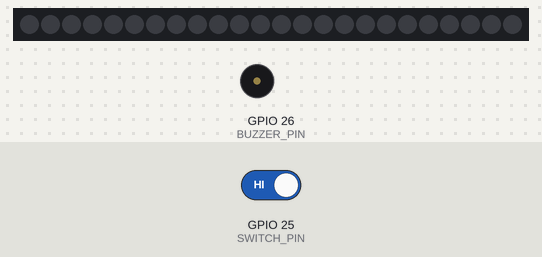
The sketch below on a simulated ESP32. On the bench: 24 RGB LEDs in strip order, left to right, buzzer (waves = sounding, pin HIGH). The test bench sets the inputs (shaded band); at power-on: GPIO 25 (SWITCH_PIN) HIGH. WiFi joins after 1.5 s; servers stay silent unless stated; uploads are accepted with an empty reply; what the sketch prints to the serial monitor is not drawn.

Above: at 2.7 s.
2.8 s: GPIO 25 (SWITCH_PIN) driven LOW
At 8.9 s:
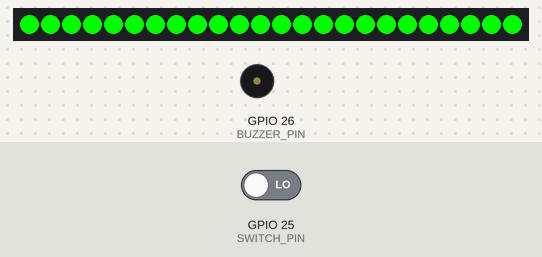
9.2 s: GPIO 25 (SWITCH_PIN) driven HIGH
At 12.9 s:
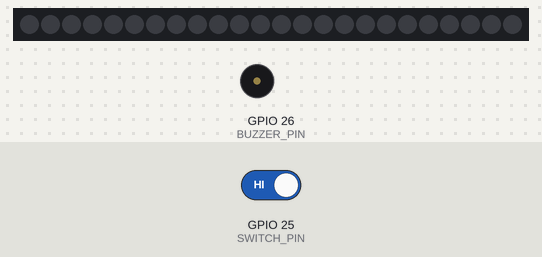
Timing chart, 0 to 14.4 s (numbered marks = the images above; inputs shaded):
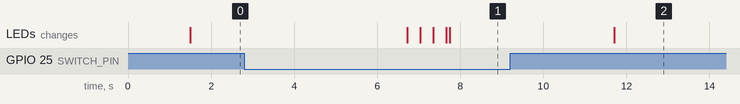

Measured:
- after the input at 2.8 s, the LEDs: first change after 3.9 s (image 1 shows a later state)
- after the input at 9.2 s, the LEDs: change after 2.5 s (image 2)

The sketch:

CGMDESKBUDDY.ino
```cpp
#include <WiFi.h>
#include <WiFiClientSecure.h>
#include <HTTPClient.h>
#include <Adafruit_NeoPixel.h>
#include <ArduinoJson.h>

#define LED_PIN        27      // left side GPIO, full io
#define BUZZER_PIN     26      // left side GPIO, full io
#define SWITCH_PIN     25      // manual on/off switch
#define NUM_LEDS       24
#define TEST_MODE      false   // toggle test mode on/off
#define TEST_INTERVAL  2000    // ms between test values in TEST_MODE
#define LIVE_INTERVAL  5000    // ms between live fetches when TEST_MODE is false

Adafruit_NeoPixel strip(NUM_LEDS, LED_PIN, NEO_GRB + NEO_KHZ800);

const char* ssid          = "WIFINAME";
const char* password      = "WIFIPASSWORD";
const char* nightscoutURL = "(COPY AND PASTE ENTIRE NIGHTSCOUT LINK HERE, GET RID OF BRACKETS)api/v1/entries.json?count=1";

unsigned long lastCheckTime = 0;
uint8_t rPrev = 0, gPrev = 0, bPrev = 0;

// test values to hit every colour band
float testMMOLs[] = {2.8, 3.8, 4.5, 6.0, 8.0, 12.0, 16.0, 19.0};
int testIndex = 0;

void setup() {
  Serial.begin(115200);

  if (!TEST_MODE) {
    WiFi.begin(ssid, password);
    Serial.print("Connecting to wifi");
    while (WiFi.status() != WL_CONNECTED) {
      delay(500);
      Serial.print(",");
    }
    Serial.println("\nWifi connected");
  } else {
    Serial.println("TEST_MODE active, skipping wifi");
  }

  pinMode(BUZZER_PIN, OUTPUT);
  pinMode(SWITCH_PIN, INPUT_PULLUP);

  strip.begin();
  strip.show();  // all off

  // force first cycle immediately
  lastCheckTime = millis() - (TEST_MODE ? TEST_INTERVAL : LIVE_INTERVAL);
}

void loop() {
  unsigned long now = millis();
  unsigned long interval = TEST_MODE ? TEST_INTERVAL : LIVE_INTERVAL;

  if (now - lastCheckTime >= interval) {
    float mmol = TEST_MODE ? getTestMMOL() : getLatestGlucose();
    Serial.print("Glucose mmol/L, ");
    Serial.println(mmol, 1);

    bool switchOff      = digitalRead(SWITCH_PIN) == HIGH;
    bool isCriticalLow  = mmol < 3.5;
    bool isCriticalHigh = mmol > 18.0;

    uint8_t rNew, gNew, bNew;
    getColourForMMOL(mmol, rNew, gNew, bNew);

    // unified logic: if switch is off, only allow critical flashes
    if (!switchOff || isCriticalLow || isCriticalHigh) {
      if (isCriticalLow) {
        flashRedEmergency();
      }
      else if (isCriticalHigh) {
        flashMagentaEmergency();
      }
      else {
        fadeToColour(rPrev, gPrev, bPrev, rNew, gNew, bNew, 1000);
        rPrev = rNew; gPrev = gNew; bPrev = bNew;
      }
    } else {
      turnOffLeds();
    }

    lastCheckTime = now;
  }
}

void turnOffLeds() {
  for (int i = 0; i < NUM_LEDS; i++) strip.setPixelColor(i, 0, 0, 0);
  strip.show();
}

void setAllPixels(uint8_t r, uint8_t g, uint8_t b) {
  for (int i = 0; i < NUM_LEDS; i++) strip.setPixelColor(i, r, g, b);
}

void fadeToColour(uint8_t r1, uint8_t g1, uint8_t b1,
                  uint8_t r2, uint8_t g2, uint8_t b2,
                  int duration) {
  for (int i = 0; i <= 50; i++) {
    uint8_t r = r1 + (r2 - r1) * i / 50;
    uint8_t g = g1 + (g2 - g1) * i / 50;
    uint8_t b = b1 + (b2 - b1) * i / 50;
    setAllPixels(r, g, b);
    strip.show();
    delay(duration / 50);
  }
}

void flashRedEmergency() {
  for (int i = 0; i < 6; i++) {
    setAllPixels(255, 0, 0);
    strip.show();
    tone(BUZZER_PIN, 2000);
    delay(250);
    noTone(BUZZER_PIN);
    turnOffLeds();
    delay(250);
  }
}

void flashMagentaEmergency() {
  for (int i = 0; i < 6; i++) {
    setAllPixels(255, 0, 255);
    strip.show();
    tone(BUZZER_PIN, 2000);
    delay(250);
    noTone(BUZZER_PIN);
    turnOffLeds();
    delay(250);
  }
}

void getColourForMMOL(float mmol, uint8_t &r, uint8_t &g, uint8_t &b) {
  if (mmol < 3.5)        { r = 255; g = 0;   b = 0;   }
  else if (mmol < 4.0)   { r = 255; g = 165; b = 0;   }
  else if (mmol < 5.0)   { r = 255; g = 255; b = 0;   }
  else if (mmol < 8.0)   { r = 0;   g = 255; b = 0;   }
  else if (mmol < 10.0)  { r = 0;   g = 255; b = 255; }
  else if (mmol < 14.0)  { r = 0;   g = 0;   b = 255; }
  else if (mmol < 18.0)  { r = 128; g = 0;   b = 128; }
  else                   { r = 255; g = 0;   b = 255; }
}

float getLatestGlucose() {
  WiFiClientSecure client;
  client.setInsecure();
  HTTPClient http;
  http.begin(client, nightscoutURL);
  int code = http.GET();
  Serial.print("HTTP code, ");
  Serial.println(code);

  if (code == 200) {
    String payload = http.getString();
    StaticJsonDocument<1024> doc;
    auto error = deserializeJson(doc, payload);
    if (!error && doc.size() > 0) {
      float sgv = doc[0]["sgv"];
      http.end();
      return sgv / 18.0;
    }
  }
  Serial.println("Failed to fetch, fallback 5.5");
  http.end();
  return 5.5;
}

float getTestMMOL() {
  float m = testMMOLs[testIndex];
  testIndex = (testIndex + 1) % (sizeof(testMMOLs) / sizeof(testMMOLs[0]));
  return m;
}
```
